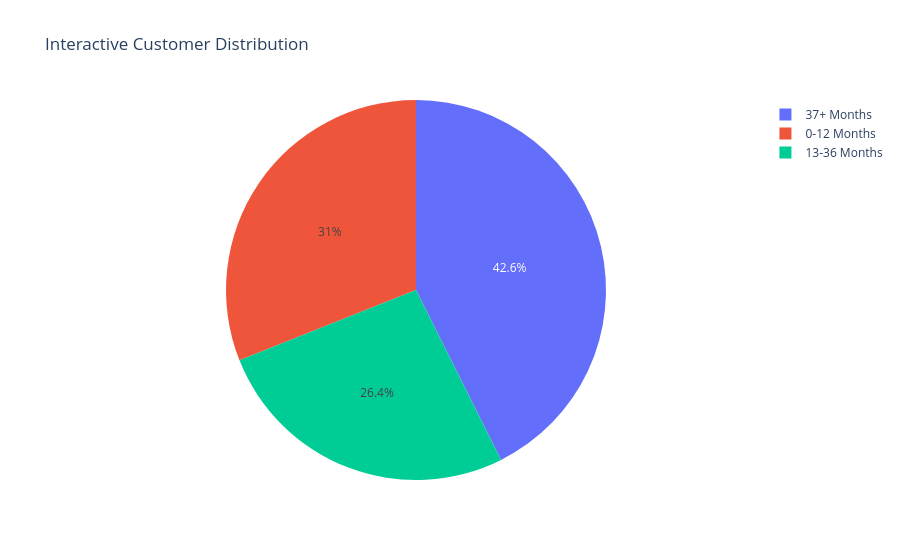

This figure's notebook cell:
### Code cell
fig = px.pie(
    names=tenure_counts.index,
    values=tenure_counts.values,
    title="Interactive Customer Distribution"
)

fig.show()

### Figure 1 — Plotly figure (JSON) as saved in the notebook; plotly's stock layout.template omitted (floating-point values rounded to 4 significant figures)
{"data": [{"domain": {"x": [0, 1], "y": [0, 1]}, "hovertemplate": "label=%{label}<br>value=%{value}<extra></extra>", "labels": ["37+ Months", "0-12 Months", "13-36 Months"], "legendgroup": "", "name": "", "showlegend": true, "type": "pie", "values": [3001, 2186, 1856]}], "layout": {"legend": {"tracegroupgap": 0}, "title": {"text": "Interactive Customer Distribution"}}}
